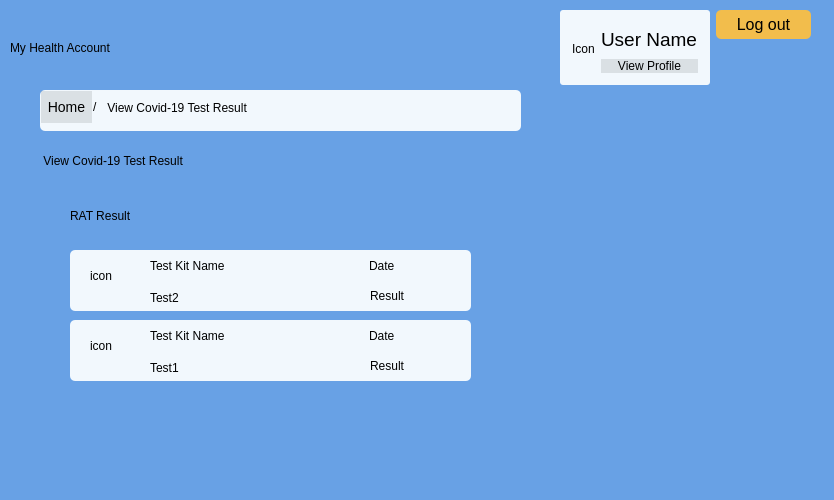
<?xml version="1.0" encoding="UTF-8"?>
<ui version="4.0">
 <class>UserCovid19TestResult</class>
 <widget class="QDialog" name="UserCovid19TestResult">
  <property name="geometry">
   <rect>
    <x>0</x>
    <y>0</y>
    <width>834</width>
    <height>500</height>
   </rect>
  </property>
  <property name="windowTitle">
   <string>Dialog</string>
  </property>
  <property name="styleSheet">
   <string notr="true">background-color: rgb(104, 161, 229);</string>
  </property>
  <widget class="QLabel" name="label_7">
   <property name="geometry">
    <rect>
     <x>40</x>
     <y>140</y>
     <width>361</width>
     <height>41</height>
    </rect>
   </property>
   <property name="styleSheet">
    <string notr="true">font: 18pt &quot;.AppleSystemUIFont&quot;;
background-color: rgb(104, 161, 229);</string>
   </property>
   <property name="text">
    <string> View Covid-19 Test Result</string>
   </property>
  </widget>
  <widget class="QGroupBox" name="groupBox">
   <property name="geometry">
    <rect>
     <x>70</x>
     <y>250</y>
     <width>401</width>
     <height>61</height>
    </rect>
   </property>
   <property name="styleSheet">
    <string notr="true">QGroupBox { 
     border-radius: 5px; 
	background-color: rgb(242, 248, 253);
 } </string>
   </property>
   <property name="title">
    <string/>
   </property>
   <widget class="QLabel" name="labelRatKitImage1">
    <property name="geometry">
     <rect>
      <x>20</x>
      <y>5</y>
      <width>41</width>
      <height>41</height>
     </rect>
    </property>
    <property name="styleSheet">
     <string notr="true">background-color: rgb(242, 248, 253, 0)</string>
    </property>
    <property name="text">
     <string>icon</string>
    </property>
   </widget>
   <widget class="QLabel" name="labelTestKitName2">
    <property name="geometry">
     <rect>
      <x>80</x>
      <y>0</y>
      <width>97</width>
      <height>31</height>
     </rect>
    </property>
    <property name="styleSheet">
     <string notr="true">font: 16pt &quot;.AppleSystemUIFont&quot;;
background-color: rgb(242, 248, 253, 0)</string>
    </property>
    <property name="text">
     <string>Test Kit Name</string>
    </property>
   </widget>
   <widget class="QLabel" name="label_3">
    <property name="geometry">
     <rect>
      <x>80</x>
      <y>40</y>
      <width>33</width>
      <height>16</height>
     </rect>
    </property>
    <property name="styleSheet">
     <string notr="true">background-color: rgb(242, 248, 253, 0)</string>
    </property>
    <property name="text">
     <string>Test2</string>
    </property>
   </widget>
   <widget class="QLabel" name="labelRAT2Date">
    <property name="geometry">
     <rect>
      <x>299</x>
      <y>8</y>
      <width>91</width>
      <height>16</height>
     </rect>
    </property>
    <property name="styleSheet">
     <string notr="true">background-color: rgb(242, 248, 253, 0)</string>
    </property>
    <property name="text">
     <string>Date</string>
    </property>
   </widget>
   <widget class="QLabel" name="labelRAT2Result">
    <property name="geometry">
     <rect>
      <x>300</x>
      <y>38</y>
      <width>101</width>
      <height>16</height>
     </rect>
    </property>
    <property name="styleSheet">
     <string notr="true">background-color: rgb(242, 248, 253, 0)</string>
    </property>
    <property name="text">
     <string>Result</string>
    </property>
   </widget>
  </widget>
  <widget class="QLabel" name="label_11">
   <property name="geometry">
    <rect>
     <x>70</x>
     <y>200</y>
     <width>201</width>
     <height>31</height>
    </rect>
   </property>
   <property name="styleSheet">
    <string notr="true">font: 16pt &quot;.AppleSystemUIFont&quot;;
background-color: rgb(104, 161, 229);</string>
   </property>
   <property name="text">
    <string>RAT Result</string>
   </property>
  </widget>
  <widget class="QGroupBox" name="groupBox_3">
   <property name="geometry">
    <rect>
     <x>70</x>
     <y>320</y>
     <width>401</width>
     <height>61</height>
    </rect>
   </property>
   <property name="styleSheet">
    <string notr="true">QGroupBox { 
     border-radius: 5px; 
	background-color: rgb(242, 248, 253);
 } </string>
   </property>
   <property name="title">
    <string/>
   </property>
   <widget class="QLabel" name="labelRatKitImage2">
    <property name="geometry">
     <rect>
      <x>20</x>
      <y>5</y>
      <width>41</width>
      <height>41</height>
     </rect>
    </property>
    <property name="styleSheet">
     <string notr="true">background-color: rgb(242, 248, 253, 0)</string>
    </property>
    <property name="text">
     <string>icon</string>
    </property>
   </widget>
   <widget class="QLabel" name="labelTestKitName1">
    <property name="geometry">
     <rect>
      <x>80</x>
      <y>0</y>
      <width>97</width>
      <height>31</height>
     </rect>
    </property>
    <property name="styleSheet">
     <string notr="true">font: 16pt &quot;.AppleSystemUIFont&quot;;
background-color: rgb(242, 248, 253, 0)</string>
    </property>
    <property name="text">
     <string>Test Kit Name</string>
    </property>
   </widget>
   <widget class="QLabel" name="label_14">
    <property name="geometry">
     <rect>
      <x>80</x>
      <y>40</y>
      <width>33</width>
      <height>16</height>
     </rect>
    </property>
    <property name="styleSheet">
     <string notr="true">background-color: rgb(242, 248, 253, 0)</string>
    </property>
    <property name="text">
     <string>Test1</string>
    </property>
   </widget>
   <widget class="QLabel" name="labelRAT1Date">
    <property name="geometry">
     <rect>
      <x>299</x>
      <y>8</y>
      <width>91</width>
      <height>16</height>
     </rect>
    </property>
    <property name="styleSheet">
     <string notr="true">background-color: rgb(242, 248, 253, 0)</string>
    </property>
    <property name="text">
     <string>Date</string>
    </property>
   </widget>
   <widget class="QLabel" name="labelRAT1Result">
    <property name="geometry">
     <rect>
      <x>300</x>
      <y>38</y>
      <width>101</width>
      <height>16</height>
     </rect>
    </property>
    <property name="styleSheet">
     <string notr="true">background-color: rgb(242, 248, 253, 0)</string>
    </property>
    <property name="text">
     <string>Result</string>
    </property>
   </widget>
  </widget>
  <widget class="QGroupBox" name="groupBox_2">
   <property name="geometry">
    <rect>
     <x>40</x>
     <y>90</y>
     <width>481</width>
     <height>41</height>
    </rect>
   </property>
   <property name="styleSheet">
    <string notr="true">QGroupBox { 
     border-radius: 5px; 
	background-color: rgb(242, 248, 253);
 } </string>
   </property>
   <property name="title">
    <string/>
   </property>
   <widget class="QLabel" name="label_9">
    <property name="geometry">
     <rect>
      <x>53</x>
      <y>9</y>
      <width>16</width>
      <height>16</height>
     </rect>
    </property>
    <property name="styleSheet">
     <string notr="true">background-color: rgb(242, 248, 253,0)</string>
    </property>
    <property name="text">
     <string>/</string>
    </property>
   </widget>
   <widget class="QLabel" name="label_10">
    <property name="geometry">
     <rect>
      <x>64</x>
      <y>10</y>
      <width>241</width>
      <height>16</height>
     </rect>
    </property>
    <property name="styleSheet">
     <string notr="true">background-color: rgb(242, 248, 253, 0)</string>
    </property>
    <property name="text">
     <string> View Covid-19 Test Result</string>
    </property>
   </widget>
   <widget class="QPushButton" name="pushButtonHome">
    <property name="geometry">
     <rect>
      <x>1</x>
      <y>1</y>
      <width>51</width>
      <height>32</height>
     </rect>
    </property>
    <property name="styleSheet">
     <string notr="true">QPushButton {
	background-color: rgb(0, 0, 0,0.1); 
	border: none; 
	color: rgb(0, 0, 0); 
	font: 14px;
} 

QPushButton:hover { 
	background-color: rgb(0, 0, 0, 0.1); 
	border: none; 
	color: rgb(0, 43, 255); 
}</string>
    </property>
    <property name="text">
     <string>Home</string>
    </property>
   </widget>
  </widget>
  <widget class="QWidget" name="layoutWidget">
   <property name="geometry">
    <rect>
     <x>10</x>
     <y>10</y>
     <width>801</width>
     <height>75</height>
    </rect>
   </property>
   <layout class="QHBoxLayout" name="horizontalLayout">
    <item>
     <widget class="QLabel" name="label">
      <property name="styleSheet">
       <string notr="true">font: 30pt &quot;.AppleSystemUIFont&quot;;
background-color: rgb(104, 161, 229);</string>
      </property>
      <property name="text">
       <string>My Health Account </string>
      </property>
     </widget>
    </item>
    <item>
     <spacer name="horizontalSpacer">
      <property name="orientation">
       <enum>Qt::Horizontal</enum>
      </property>
      <property name="sizeHint" stdset="0">
       <size>
        <width>368</width>
        <height>20</height>
       </size>
      </property>
     </spacer>
    </item>
    <item>
     <widget class="QGroupBox" name="groupBox_6">
      <property name="styleSheet">
       <string notr="true">QGroupBox { 
     border-radius: 3px; 
	background-color: rgb(242, 248, 253);
 } </string>
      </property>
      <property name="title">
       <string/>
      </property>
      <layout class="QGridLayout" name="gridLayout_2">
       <item row="0" column="0">
        <widget class="QLabel" name="labelIconUser">
         <property name="styleSheet">
          <string notr="true">background-color: rgb(242, 248, 253,0)</string>
         </property>
         <property name="text">
          <string>Icon</string>
         </property>
        </widget>
       </item>
       <item row="0" column="1">
        <layout class="QVBoxLayout" name="verticalLayout">
         <item>
          <widget class="QLabel" name="labelUserName">
           <property name="font">
            <font>
             <family>.AppleSystemUIFont</family>
             <pointsize>14</pointsize>
             <italic>false</italic>
             <bold>false</bold>
            </font>
           </property>
           <property name="styleSheet">
            <string notr="true">font: 14pt &quot;.AppleSystemUIFont&quot;;
background-color: rgb(242, 248, 253,0)</string>
           </property>
           <property name="text">
            <string>User Name</string>
           </property>
          </widget>
         </item>
         <item>
          <widget class="QPushButton" name="pushButtonViewProfile">
           <property name="layoutDirection">
            <enum>Qt::LeftToRight</enum>
           </property>
           <property name="styleSheet">
            <string notr="true">QPushButton {
	background-color: rgb(0, 0, 0,0.1); 
	border: none; 
	color: rgb(0, 0, 0); 
	font: 12px;
} 

QPushButton:hover { 
	background-color: rgb(0, 0, 0, 0.1); 
	border: none; 
	color: rgb(0, 43, 255); 
}</string>
           </property>
           <property name="text">
            <string>View Profile</string>
           </property>
          </widget>
         </item>
        </layout>
       </item>
      </layout>
     </widget>
    </item>
    <item>
     <layout class="QVBoxLayout" name="verticalLayout_2">
      <item>
       <widget class="QPushButton" name="pushButtonLogout">
        <property name="styleSheet">
         <string notr="true">QPushButton {
    background-color: rgb(242, 189, 76); 
    border: none;
     border-radius: 5px; 
    color: rgb(0, 0, 0); 
    font: 16px;
	padding: 5 20px;
} 

QPushButton:hover { 
    background-color: rgb(245, 149, 66); 
    border: none; 
    border-radius: 5px; 
    color: rgb(0, 43, 255); 
}</string>
        </property>
        <property name="text">
         <string>Log out</string>
        </property>
       </widget>
      </item>
      <item>
       <spacer name="verticalSpacer">
        <property name="orientation">
         <enum>Qt::Vertical</enum>
        </property>
        <property name="sizeHint" stdset="0">
         <size>
          <width>20</width>
          <height>28</height>
         </size>
        </property>
       </spacer>
      </item>
     </layout>
    </item>
   </layout>
  </widget>
 </widget>
 <resources/>
 <connections/>
</ui>
